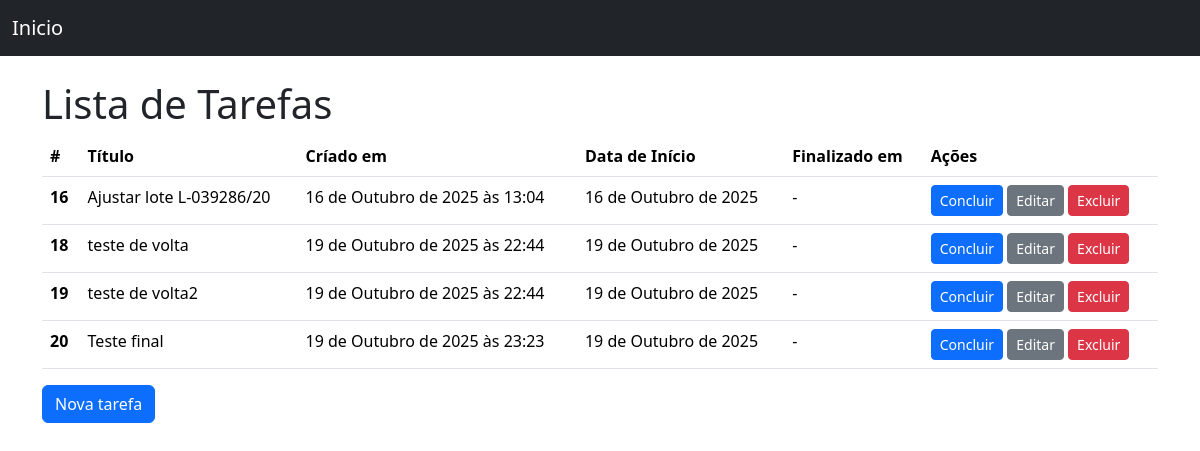
The page / on the database its author committed.
### todos/models.py (models this page shows, shortened)
class Todo(models.Model):
    title = models.CharField(
        verbose_name="Título", max_length=100, null=False, blank=False
    )
    created_at = models.DateTimeField(auto_now_add=True, null=False, blank=False)
    deadline = models.DateField(verbose_name="Data de Início", null=False, blank=False)
    finished = models.DateField(null=True)
    class Meta:
        ordering = ["deadline"]

### todos/views.py (the view)
# urls.py: path("", TodoListView.as_view(), name="todo_list"),
class TodoListView(ListView):
    model = Todo
    context_object_name = "alunos_list"

### todos/templates/todos/todo_list.html (shortened to what this page needs)
{% extends "base.html" %}
{% block content %}
    <h1>Lista de Tarefas</h1>
        {% if alunos_list %}
                <table class="table fs-6">
                <thead>
                    <tr>
                        <th scope="col">#</th>
                        <th scope="col">Título</th>
                        <th scope="col">Críado em</th>
                        <th scope="col">Data de Início</th>
                        <th scope="col">Finalizado em</th>
                        <th scope="col">Ações</th>
                    </tr>
                </thead>
                <tbody>
                    {% for todo in alunos_list %}
                        <tr class="{% if todo.finished %}tarefa-concluida{% endif %}">
                            <th scope="row">{{ todo.pk }}</th>
                                <td>{{ todo.title }}</td>
                                <td>{{ todo.created_at }}</td>
                                <td>{{ todo.deadline }}</td>
                                <td>{{ todo.finished|default:"-" }}</td>
                                <td>
                                    {% if not todo.finished %}
                                        <a href="{% url 'todo_complete' pk=todo.pk %}" class="btn btn-primary btn-sm">Concluir</a>
                                        <a href="{% url 'todo_update' pk=todo.pk %}" class="btn btn-secondary btn-sm">Editar</a>
                                    {% else %}
                                        <span class="badge bg-success me-2">Concluída</span>
                                        <a href="{% url 'todo_reopen' pk=todo.pk %}" class="btn btn-warning btn-sm">Reabrir</a>
                                    {% endif %}
                                        <a href="{% url 'todo_delete' pk=todo.pk %}" class="btn btn-danger btn-sm">Excluir</a>
                                </td>
                        </tr>
                    {% endfor %}
                </tbody>
            </table>
        {% else %}
            <p>Não há tarefas cadastradas</p>
        {% endif %}
        <a href="{% url 'todo_create' %}" class="btn btn-primary">Nova tarefa</a>
{% endblock content %}

### todos/templates/base.html (shortened to what this page needs)
<!DOCTYPE html>
<html lang="pt-br">
  <head>
    <link href="https://cdn.jsdelivr.net/npm/bootstrap@5.3.8/dist/css/bootstrap.min.css" rel="stylesheet">
  <body>
    <nav class="navbar bg-dark mb-4" data-bs-theme="dark">
        <div class="container-fluid">
            <a class="navbar-brand" href="{% url "todo_list" %}">Inicio</a>
        </div>
    </nav>
    <main class="container">
        {% block content  %}{% endblock  %}
  </body>
</html>

### rows shown on the page
Todo: pk "16", title "Ajustar lote L-039286/20", created_at "16 de Outubro de 2025 às 13:04", deadline "16 de Outubro de 2025", finished "-", shows "Concluir"
Todo: pk "18", title "teste de volta", created_at "19 de Outubro de 2025 às 22:44", deadline "19 de Outubro de 2025", finished "-", shows "Concluir"
Todo: pk "19", title "teste de volta2", created_at "19 de Outubro de 2025 às 22:44", deadline "19 de Outubro de 2025", finished "-", shows "Concluir"
Todo: pk "20", title "Teste final", created_at "19 de Outubro de 2025 às 23:23", deadline "19 de Outubro de 2025", finished "-", shows "Concluir"
